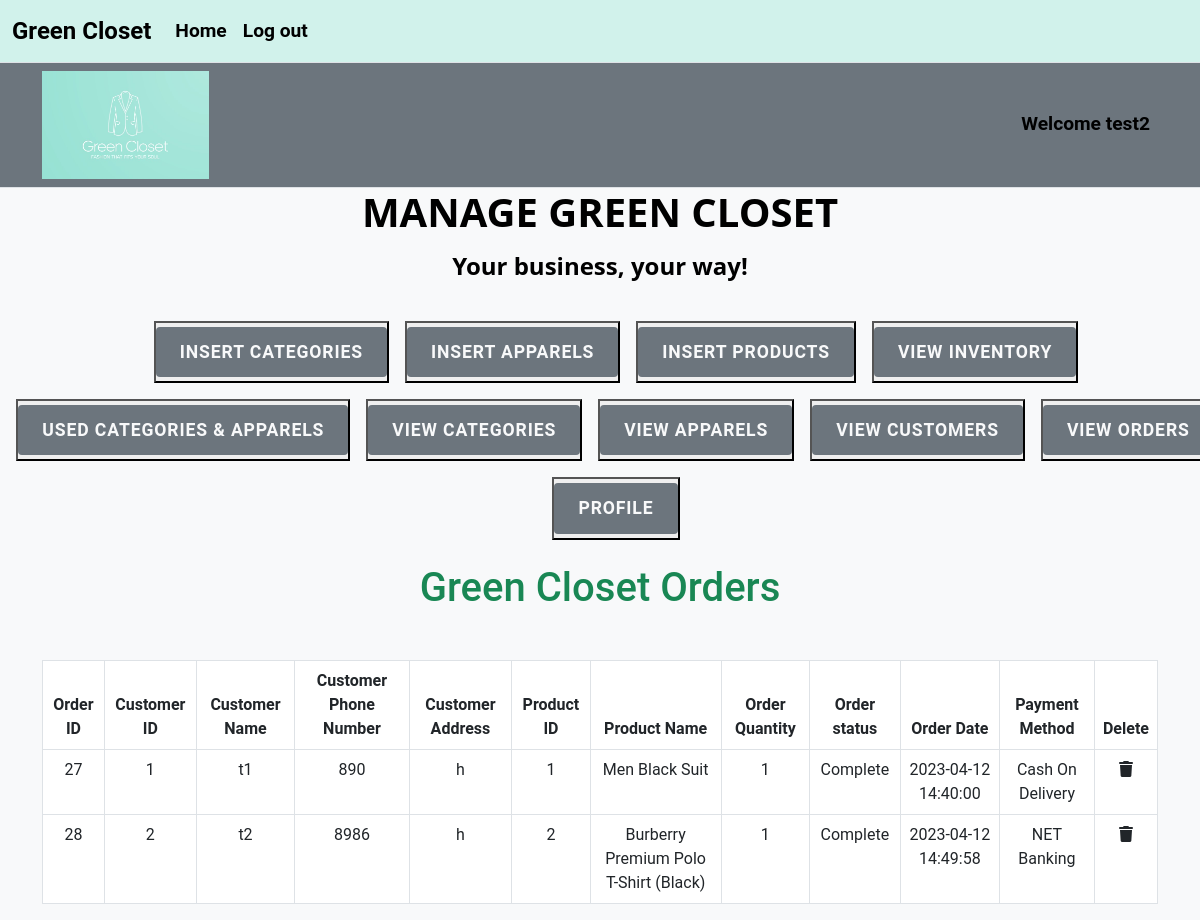
Page /Green-closet/admin_area/index.php?view_orders (signed in) on the earlier database version.
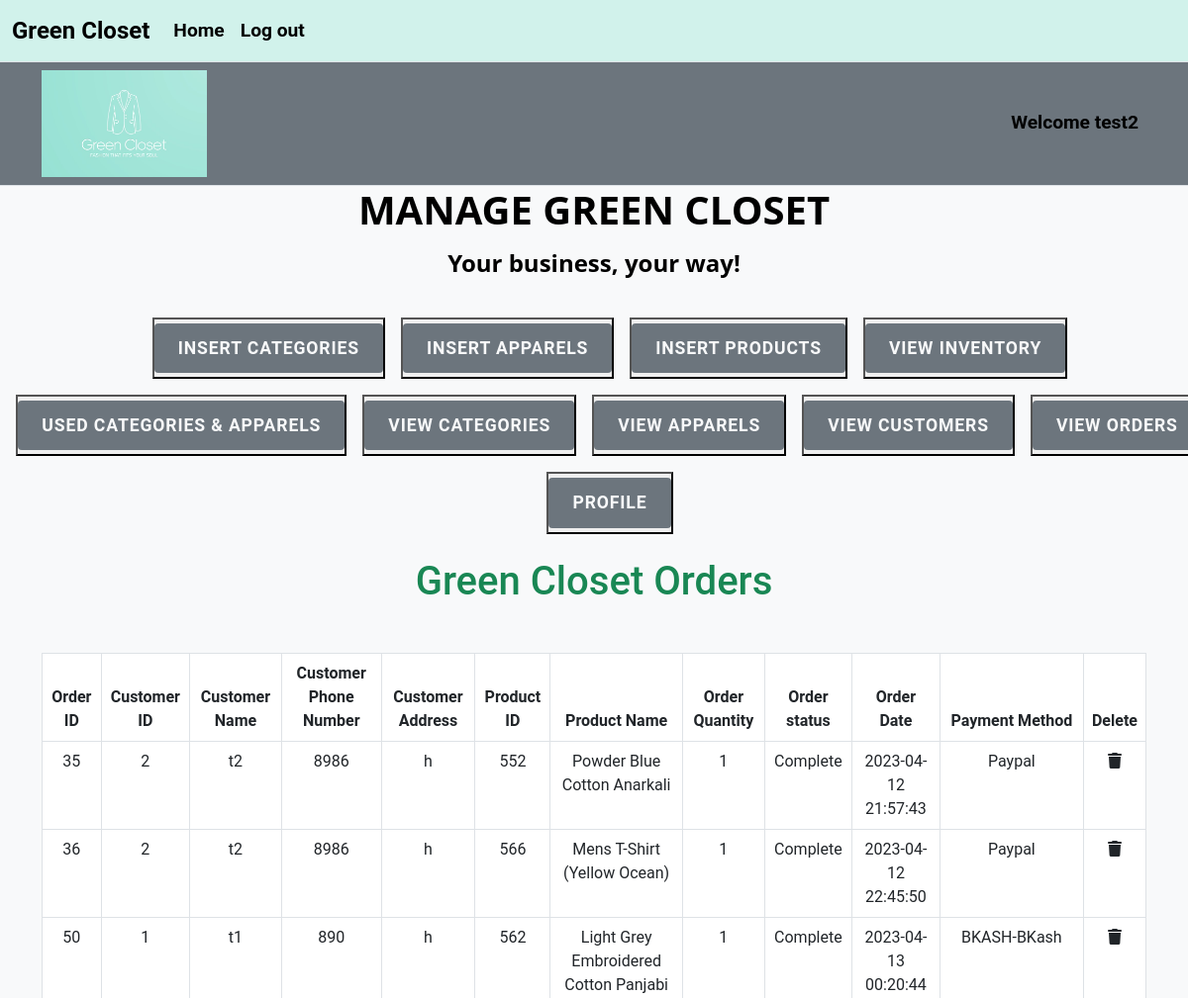
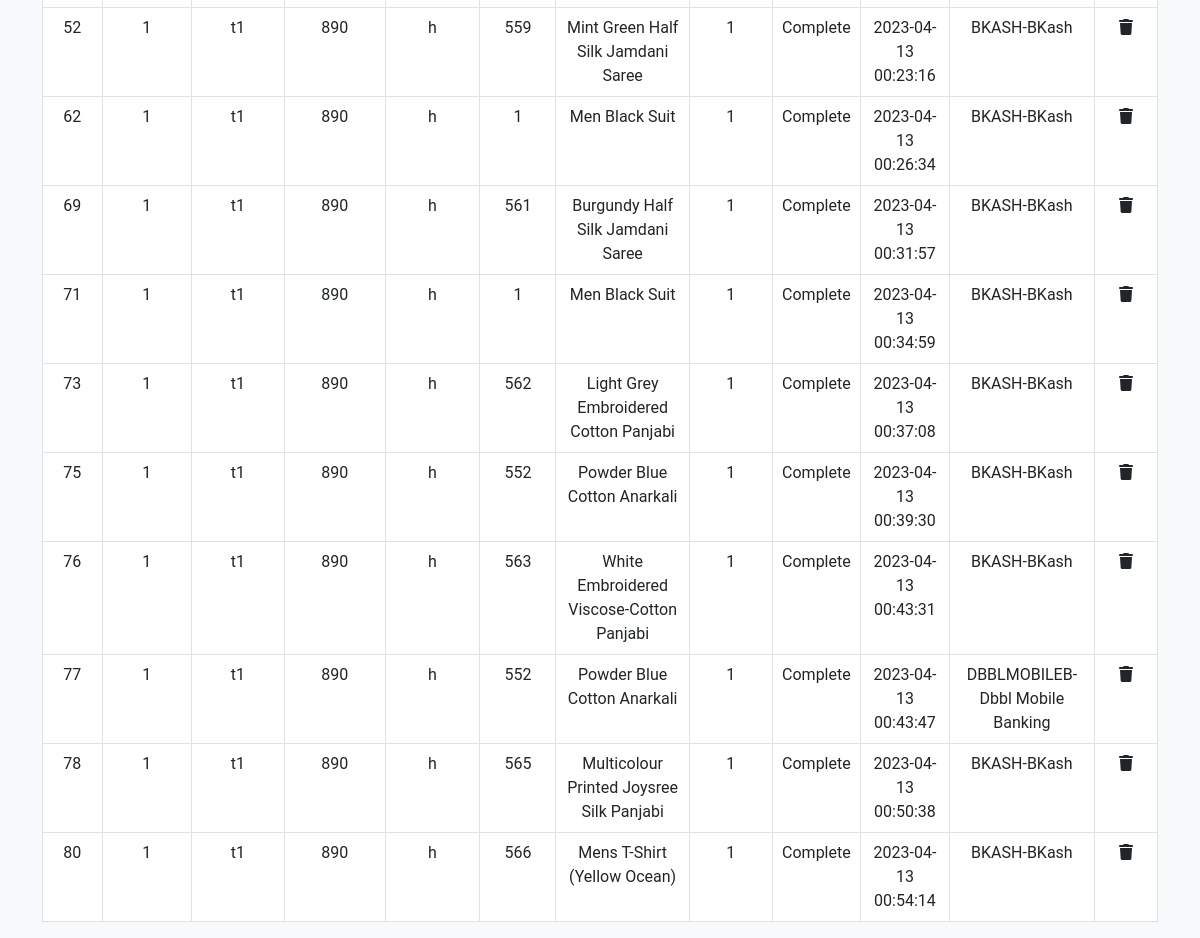
Same page on the later database version (2 pictures, top to bottom).
### tables this page shows
CREATE TABLE `orders_pending` (
  `order_id` int(11) NOT NULL,
  `user id` int(11) NOT NULL,
  `invoice_number` int(255) NOT NULL,
  `product_id` int(11) NOT NULL,
  `quantity` int(255) NOT NULL,
  `order_status` varchar(255) NOT NULL
);

CREATE TABLE `payments` (
  `payment_id` int(11) NOT NULL,
  `order_id` int(11) NOT NULL,
  `invoice_number` int(11) NOT NULL,
  `amount` int(11) NOT NULL,
  `payment_mode` varchar(255) NOT NULL,
  `date` timestamp NOT NULL DEFAULT current_timestamp() ON UPDATE current_timestamp()
);

CREATE TABLE `orders` (
  `order_id` int(11) NOT NULL,
  `user id` int(11) NOT NULL,
  `amount_due` int(255) NOT NULL,
  `invoice_number` int(255) NOT NULL,
  `total_products` int(255) NOT NULL,
  `order_date` timestamp NOT NULL DEFAULT current_timestamp() ON UPDATE current_timestamp(),
  `order_status` varchar(255) NOT NULL
);

CREATE TABLE `customer` (
  `user id` int(10) NOT NULL,
  `name` varchar(30) NOT NULL,
  `email` varchar(50) NOT NULL,
  `address` varchar(50) NOT NULL,
  `phone` int(15) NOT NULL,
  `password` varchar(500) NOT NULL,
  `ip` varchar(255) DEFAULT NULL
);

CREATE TABLE `products` (
  `product_id` int(11) NOT NULL,
  `product_title` varchar(50) NOT NULL,
  `product_description` varchar(255) NOT NULL,
  `product_keywords` varchar(255) NOT NULL,
  `category_id` int(11) NOT NULL,
  `apparel_id` int(11) NOT NULL,
  `product_image1` varchar(255) NOT NULL,
  `product_image2` varchar(255) NOT NULL,
  `product_image3` varchar(255) NOT NULL,
  `product_price` int(255) NOT NULL,
  `product_quantity` int(255) NOT NULL,
  `date` timestamp NOT NULL DEFAULT current_timestamp() ON UPDATE current_timestamp()
);

### Green-closet/admin_area/view_orders.php (the view)
<h1 class="text-center text-success">Green Closet Orders</h1>
<table class="table table-bordered mt-5">
<thead class="bg-secondary text-light text-center">
    <tr>
        <th>Order ID</th>
        <th>Customer ID</th>
        <th>Customer Name</th>
        <th>Customer Phone Number</th>
        <th>Customer Address</th>
        <th>Product ID</th>
        <th>Product Name</th>
        <th>Order Quantity</th>
        <th>Order status</th>
        <th>Order Date</th>
        <th>Payment Method</th>
        <th>Delete</th>
    </tr>
    <tbody style="background-color: #eaf4f4; color: #333;">
    <?php
    $get_cus="select * from ((((orders_pending o INNER JOIN products p on o.product_id=p.product_id)
    INNER JOIN customer c on c.`user id`=o.`user id`) INNER JOIN orders x on x.invoice_number=o.invoice_number)
    INNER JOIN payments s on s.invoice_number=o.invoice_number)";
    $result=mysqli_query($con,$get_cus);
    while ($row=mysqli_fetch_assoc($result)){
        $order_id=$row['order_id'];
        $customer_id=$row['user id'];
        $customer_name=$row['name'];
        $customer_number=$row['phone'];
        $customer_address=$row['address'];
        $product_id=$row['product_id'];
        $product_name=$row['product_title'];
        $order_qty=$row['quantity'];
        $order_status=$row['order_status'];
        $order_date=$row['order_date'];
        $payment_mode=$row['payment_mode'];
        echo"
        <tr class='text-center'>
            <td>$order_id</td>
            <td>$customer_id</td>
            <td>$customer_name</td>
            <td>$customer_number</td>
            <td>$customer_address</td>
            <td>$product_id</td>
            <td>$product_name</td>
            <td>$order_qty</td>
            <td>$order_status</td>
            <td>$order_date</td>
            <td>$payment_mode</td>
            "; ?>
            <td><a href='index.php?delete_order=<?php echo $order_id ?>' class='text-dark'><i class='fa-solid fa-trash'></i></a></td>
        </tr>
        <?php
    }
?>
    </tbody>
</thead>
</table>

Differences in the rows shown:
no longer on this page (row edited): orders_pending: payments.order_id "27", orders.user id "1", customer.name "t1", customer.phone "890", customer.address "h", product.product_id "1", product.product_title "Men Black Suit", quantity "1", orders.order_status "Complete", orders.order_date "2023-04-12 14:40:00", payments.payment_mode "Cash On Delivery"
no longer on this page (row edited): orders_pending: payments.order_id "28", orders.user id "2", customer.name "t2", customer.phone "8986", customer.address "h", product.product_id "2", product.product_title "Burberry Premium Polo T-Shirt (Black)", quantity "1", orders.order_status "Complete", orders.order_date "2023-04-12 14:49:58", payments.payment_mode "NET Banking"
now on this page (row edited): orders_pending: payments.order_id "35", orders.user id "2", customer.name "t2", customer.phone "8986", customer.address "h", product.product_id "552", product.product_title "Powder Blue Cotton Anarkali", quantity "1", orders.order_status "Complete", orders.order_date "2023-04-12 21:57:43", payments.payment_mode "Paypal"
now on this page (row edited): orders_pending: payments.order_id "36", orders.user id "2", customer.name "t2", customer.phone "8986", customer.address "h", product.product_id "566", product.product_title "Mens T-Shirt (Yellow Ocean)", quantity "1", orders.order_status "Complete", orders.order_date "2023-04-12 22:45:50", payments.payment_mode "Paypal"
now on this page (row edited): orders_pending: payments.order_id "50", orders.user id "1", customer.name "t1", customer.phone "890", customer.address "h", product.product_id "562", product.product_title "Light Grey Embroidered Cotton Panjabi", quantity "1", orders.order_status "Complete", orders.order_date "2023-04-13 00:20:44", payments.payment_mode "BKASH-BKash"
now on this page (row edited): orders_pending: payments.order_id "52", orders.user id "1", customer.name "t1", customer.phone "890", customer.address "h", product.product_id "559", product.product_title "Mint Green Half Silk Jamdani Saree", quantity "1", orders.order_status "Complete", orders.order_date "2023-04-13 00:23:16", payments.payment_mode "BKASH-BKash"
now on this page (row edited): orders_pending: payments.order_id "62", orders.user id "1", customer.name "t1", customer.phone "890", customer.address "h", product.product_id "1", product.product_title "Men Black Suit", quantity "1", orders.order_status "Complete", orders.order_date "2023-04-13 00:26:34", payments.payment_mode "BKASH-BKash"
now on this page (row edited): orders_pending: payments.order_id "69", orders.user id "1", customer.name "t1", customer.phone "890", customer.address "h", product.product_id "561", product.product_title "Burgundy Half Silk Jamdani Saree", quantity "1", orders.order_status "Complete", orders.order_date "2023-04-13 00:31:57", payments.payment_mode "BKASH-BKash"
added orders_pending: payments.order_id "71", orders.user id "1", customer.name "t1", customer.phone "890", customer.address "h", product.product_id "1", product.product_title "Men Black Suit", quantity "1", orders.order_status "Complete", orders.order_date "2023-04-13 00:34:59", payments.payment_mode "BKASH-BKash"
added orders_pending: payments.order_id "73", orders.user id "1", customer.name "t1", customer.phone "890", customer.address "h", product.product_id "562", product.product_title "Light Grey Embroidered Cotton Panjabi", quantity "1", orders.order_status "Complete", orders.order_date "2023-04-13 00:37:08", payments.payment_mode "BKASH-BKash"
added orders_pending: payments.order_id "75", orders.user id "1", customer.name "t1", customer.phone "890", customer.address "h", product.product_id "552", product.product_title "Powder Blue Cotton Anarkali", quantity "1", orders.order_status "Complete", orders.order_date "2023-04-13 00:39:30", payments.payment_mode "BKASH-BKash"
added orders_pending: payments.order_id "76", orders.user id "1", customer.name "t1", customer.phone "890", customer.address "h", product.product_id "563", product.product_title "White Embroidered Viscose-Cotton Panjabi", quantity "1", orders.order_status "Complete", orders.order_date "2023-04-13 00:43:31", payments.payment_mode "BKASH-BKash"
added orders_pending: payments.order_id "77", orders.user id "1", customer.name "t1", customer.phone "890", customer.address "h", product.product_id "552", product.product_title "Powder Blue Cotton Anarkali", quantity "1", orders.order_status "Complete", orders.order_date "2023-04-13 00:43:47", payments.payment_mode "DBBLMOBILEB-Dbbl Mobile Banking"
added orders_pending: payments.order_id "78", orders.user id "1", customer.name "t1", customer.phone "890", customer.address "h", product.product_id "565", product.product_title "Multicolour Printed Joysree Silk Panjabi", quantity "1", orders.order_status "Complete", orders.order_date "2023-04-13 00:50:38", payments.payment_mode "BKASH-BKash"
added orders_pending: payments.order_id "80", orders.user id "1", customer.name "t1", customer.phone "890", customer.address "h", product.product_id "566", product.product_title "Mens T-Shirt (Yellow Ocean)", quantity "1", orders.order_status "Complete", orders.order_date "2023-04-13 00:54:14", payments.payment_mode "BKASH-BKash"
